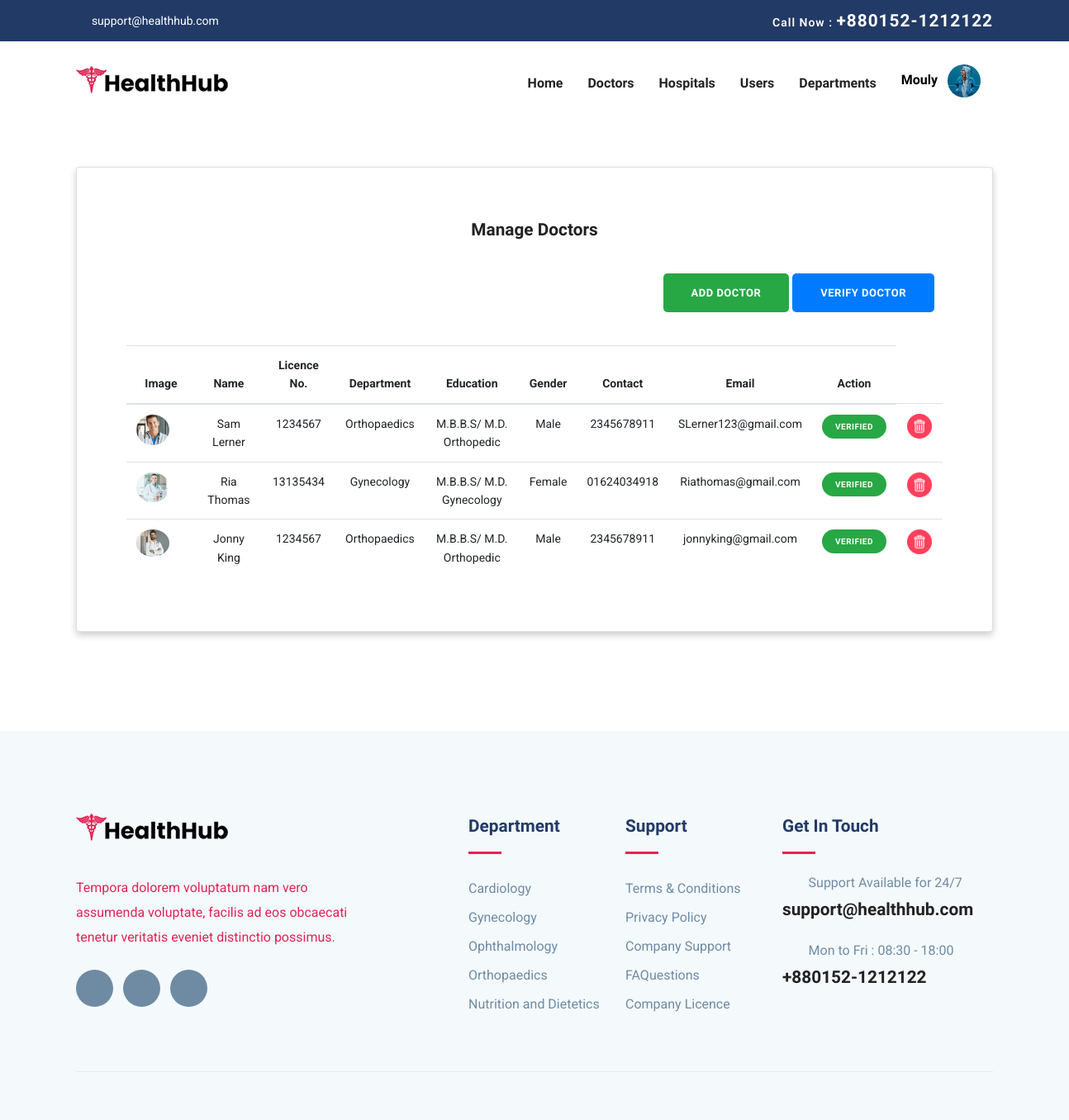
The page /admin_doctors.php (signed in) on the database its author committed.
### tables this page shows
CREATE TABLE `doctors` (
  `doc_id` int(11) NOT NULL,
  `firstname` varchar(50) NOT NULL,
  `lastname` varchar(50) NOT NULL,
  `nid` varchar(50) NOT NULL,
  `education1` varchar(50) NOT NULL,
  `education2` varchar(50) NOT NULL,
  `year1` varchar(50) NOT NULL,
  `year2` varchar(50) NOT NULL,
  `gender` varchar(50) NOT NULL,
  `contact` varchar(50) NOT NULL,
  `clinic_address` varchar(100) NOT NULL,
  `clinic_city` varchar(50) NOT NULL,
  `clinic_zip` varchar(50) NOT NULL,
  `doc_sched_id` int(11) NOT NULL DEFAULT 1,
  `hos_id` int(11) NOT NULL DEFAULT 0,
  `username` varchar(50) NOT NULL,
  `email` varchar(100) NOT NULL,
  `password` varchar(100) NOT NULL,
  `dep_id` int(11) NOT NULL,
  `dep_name` varchar(100) NOT NULL,
  `join_date` varchar(50) NOT NULL,
  `image` varchar(250) NOT NULL,
  `status` int(11) NOT NULL DEFAULT 0
);

CREATE TABLE `department` (
  `dep_id` int(11) NOT NULL,
  `sched_id` int(11) NOT NULL DEFAULT 1,
  `image` varchar(250) NOT NULL,
  `dep_name` varchar(50) NOT NULL,
  `dep_short_description` varchar(250) NOT NULL,
  `dep_full_description` varchar(500) NOT NULL
);

### admin_doctors.php (the view, shortened to what this page needs)
<?php
include_once("./database/config.php");
?>
<!DOCTYPE html>
<html lang="zxx">
<head>
    <link rel="stylesheet" href="plugins/bootstrap/css/bootstrap.min.css">
    <link rel="stylesheet" href="plugins/icofont/icofont.min.css">
    <link rel="stylesheet" href="plugins/slick-carousel/slick/slick.css">
    <link rel="stylesheet" href="plugins/slick-carousel/slick/slick-theme.css">
    <link rel="stylesheet" href="css/style.css">
</head>
<body id="top">
    <?php include_once("./templates/admin_header.php");?>
    <section class="home-section" style="padding-bottom: 70px;">
        <div style="padding: 50px 0; margin:0 20px;">
            <div class="container">
                <div class="row">
                    <div class="col-md-12">
                        <div class="card mx-auto"
                            style="text-align:center;padding-top:30px;padding-bottom:50px;box-shadow: 0 4px 8px 0 rgba(0, 0, 0, 0.2); ">
                            <h4 style="padding:30px;">Manage Doctors</h4>
                            <div class="butt" style="text-align:right; padding-right:70px; padding-bottom:40px;">
                                <a href="admin_add_doctor.php" class="btn btn-success">Add Doctor</a>
                                <a href="admin_verification.php" class="btn btn-primary">Verify Doctor</a>
                            </div>
                            <div class="card-body text-center" style="padding:0 60px;">
                                <table class="table" style="font-size: 14px;">
                                    <thead>
                                        <th>Image</th>
                                        <th>Name</th>
                                        <th>Licence No.</th>
                                        <th>Department</th>
                                        <th>Education</th>
                                        <th>Gender</th>
                                        <th>Contact</th>
                                        <th>Email</th>
                                        <th>Action</th>
                                    </thead>
                                    <tbody>
                                        <?php
                                            $sql = "SELECT * FROM doctors WHERE `status`='1'";
                                            $result = mysqli_query($conn, $sql);
                                            if($result){
                                                while($row=mysqli_fetch_assoc($result)){
                                                    $name=$row['firstname'] ." ". $row['lastname'];
                                                    $nid=$row['nid'];
                                                    $education=$row['education1']."/ ".$row['education2'];
                                                    $gender=$row['gender'];
                                                    $contact=$row['contact'];
                                                    $dep_name=$row['dep_name'];
                                                    $email=$row['email'];
                                                    $status=$row['status'];
                                                    $image=$row['image'];
                                                    $doc_id=$row['doc_id'];
                                                    if($status == 1){
                                                        $type = "success";
                                                        $msg = "Verified";
                                                    }else{
                                                        $type = "danger";
                                                        $msg = "Unverified";
                                                    }
                                        ?>
                                        <tr>
                                            <td><img src="./images/users/<?php echo $image ?>"
                                                    style="width:40px;border-radius: 50%;" alt="profile"> <span
                                                    style="padding-left:20px;"></span></td>
                                            <td><a href="#"><?php echo $name ?></a></td>
                                            <td><?php echo $nid ?></td>
                                            <td><?php echo $dep_name ?></td>
                                            <td><?php echo $education ?></td>
                                            <td><?php echo $gender ?></td>
                                            <td><?php echo $contact ?></td>
                                            <td><?php echo $email ?></td>
                                            <td style="font-size:14px; font-weight:600;"><button
                                                    style="border-radius: 40px; padding:5px 14px; font-size:10px; font-weight:600"
                                                    class="btn btn-<?php echo $type?>"><?php echo $msg?></button>
                                            </td>
                                            <td><a href="admin_delete_doc_verification.php?id=<?php echo $doc_id ?>"
                                                    style="padding:1px; border-radius:50%"><img src="./images/trash.png"
                                                        alt="" width="30" height="30"></a></td>
                                        </tr>
                                        <?php
                                                }
                                            }
                                        ?>
                                    </tbody>
                                </table>
                            </div>
                        </div>
                    </div>
                </div>
            </div>
        </div>
    </section>
    <?php include_once("./templates/footer.php");?>
</body>
</html>

### templates/admin_header.php (shortened to what this page needs)
<?php
include_once("./database/config.php");
$username = $_SESSION['username'];
$sql = "SELECT * FROM admin WHERE username='$username'";
$result = mysqli_query($conn, $sql);
$row=mysqli_fetch_assoc($result);
$imag= $row['image'];
$username= $_SESSION['username'];
?>
<header>
	<div class="header-top-bar">
		<div class="container">
			<div class="row align-items-center">
				<div class="col-lg-6">
					<ul class="top-bar-info list-inline-item pl-0 mb-0">
						<li class="list-inline-item"><a href="mailto:support@healthhub.com"><i
									class="icofont-support-faq mr-2"></i>support@healthhub.com</a></li>
					</ul>
				</div>
				<div class="col-lg-6">
					<div class="text-lg-right top-right-bar mt-2 mt-lg-0">
						<a href="tel:+880152-1212122">
							<span>Call Now : </span>
							<span class="h4">+880152-1212122</span>
						</a>
					</div>
				</div>
			</div>
		</div>
	</div>
	<nav class="navbar navbar-expand-lg navigation" id="navbar">
		<div class="container">
			<a class="navbar-brand" href="user_home.php"><img src="images/logo.png" alt="" class="img-fluid"></a>
			<div class="collapse navbar-collapse" id="navbarmain">
				<ul class="navbar-nav ml-auto">
					<li class="nav-item active"><a class="nav-link" href="admin_home.php">Home</a></li>
					<li class="nav-item"><a class="nav-link" href="admin_doctors.php">Doctors</a></li>
					<li class="nav-item"><a class="nav-link" href="admin_hospitals.php">Hospitals</a></li>
					<li class="nav-item"><a class="nav-link" href="admin_users.php">Users</a></li>
					<li class="nav-item"><a class="nav-link" href="admin_departments.php">Departments</a></li>
					<div class="col-2">
						<div class="nav-item dropdown">
							<a class="dropdown-toggle" href="#" style="color:white; font-weight:500" role="button"
								id="dropdownMenuLink" data-bs-toggle="dropdown" aria-expanded="false">
								<span style="color:black;font-weight: 600;font-family: 'Exo', sans-serif;text-transform: capitalize; font-size:16px;"><?php echo $username?></span>&nbsp;&nbsp;
								<img src="./images/users/<?php echo $imag?>" class="rounded-circle" height="40" alt=""
									loading="lazy" />
							</a>
						</div>
					</div>
				</ul>
			</div>
		</div>
	</nav>
</header>

### templates/footer.php (shortened to what this page needs)
<?php
include_once("./database/config.php");
?>
	<footer class="footer section gray-bg">
		<div class="container">
			<div class="row">
				<div class="col-lg-4 mr-auto col-sm-6">
					<div class="widget mb-5 mb-lg-0">
						<div class="logo mb-4">
							<img src="images/logo.png" alt="" class="img-fluid">
						</div>
						<p>Tempora dolorem voluptatum nam vero assumenda voluptate, facilis ad eos obcaecati tenetur
							veritatis eveniet distinctio possimus.</p>
						<ul class="list-inline footer-socials mt-4">
							<li class="list-inline-item"><a href="https://www.facebook.com/themefisher"><i
										class="icofont-facebook"></i></a></li>
							<li class="list-inline-item"><a href="https://twitter.com/themefisher"><i
										class="icofont-twitter"></i></a></li>
							<li class="list-inline-item"><a href="https://www.pinterest.com/themefisher/"><i
										class="icofont-linkedin"></i></a></li>
						</ul>
					</div>
				</div>
				<div class="col-lg-2 col-md-6 col-sm-6">
					<div class="widget mb-5 mb-lg-0">
						<h4 class="text-capitalize mb-3">Department</h4>
						<div class="divider mb-4"></div>
						<ul class="list-unstyled footer-menu lh-35">
						<?php
							$sql = "SELECT * FROM department LIMIT 5";
							$result = mysqli_query($conn, $sql);
							if($result){
								while($row=mysqli_fetch_assoc($result)){
									$name=$row['dep_name'];
									$id=$row['dep_id'];
						?>
							<li><a href="department-single.php?id=<?php echo $id ?>"><?php echo $name?></a></li>
							<?php
									}
								}
							?>
						</ul>
					</div>
				</div>
				<div class="col-lg-2 col-md-6 col-sm-6">
					<div class="widget mb-5 mb-lg-0">
						<h4 class="text-capitalize mb-3">Support</h4>
						<div class="divider mb-4"></div>
						<ul class="list-unstyled footer-menu lh-35">
							<li><a href="#">Terms & Conditions</a></li>
							<li><a href="#">Privacy Policy</a></li>
							<li><a href="#">Company Support </a></li>
							<li><a href="#">FAQuestions</a></li>
							<li><a href="#">Company Licence</a></li>
						</ul>
					</div>
				</div>
				<div class="col-lg-3 col-md-6 col-sm-6">
					<div class="widget widget-contact mb-5 mb-lg-0">
						<h4 class="text-capitalize mb-3">Get in Touch</h4>
						<div class="divider mb-4"></div>
						<div class="footer-contact-block mb-4">
							<div class="icon d-flex align-items-center">
								<i class="icofont-email mr-3"></i>
								<span class="h6 mb-0">Support Available for 24/7</span>
							</div>
							<h4 class="mt-2"><a href="tel:+23-345-67890">support@healthhub.com</a></h4>
						</div>
						<div class="footer-contact-block">
							<div class="icon d-flex align-items-center">
								<i class="icofont-support mr-3"></i>
								<span class="h6 mb-0">Mon to Fri : 08:30 - 18:00</span>
							</div>
							<h4 class="mt-2"><a href="tel:+23-345-67890">+880152-1212122</a></h4>
						</div>
					</div>
				</div>
			</div>
			<div class="footer-btm py-4 mt-5">
			</div>
		</div>
	</footer>

### css/style.css (style rules this page uses)
html { overflow-x: hidden; }
body { line-height: 1.6; font-family: "Roboto", sans-serif; -webkit-font-smoothing: antialiased; font-size: 16px; color: #e12454; font-weight: 400; }
h1, .h1, h2, .h2, h3, .h3, h4, .h4, h5, .h5, h6, .h6 { font-family: "Exo", sans-serif; font-weight: 700; color: #222; }
h4, .h4 { font-size: 1.3rem; line-height: 30px; }
h6, .h6 { font-size: 1rem; }
p { line-height: 30px; }
.btn { display: inline-block; font-size: 14px; font-size: 0.8125rem; font-weight: 700; letter-spacing: .5px; padding: .75rem 2rem; font-family: "Exo", sans-serif; text-transform: uppercase; border-radius: 5px; border: 2px solid transparent; transition: all .35s ease; }
.section { padding: 100px 0; }
a { color: #222; text-decoration: none; transition: all .35s ease; }
.gray-bg { background: #f4f9fc; }
#navbarmain { padding: 20px 0px; }
#navbarmain .nav-link { font-weight: 600; padding: 10px 15px; color: #222; font-family: "Exo", sans-serif; text-transform: capitalize; font-size: 16px; transition: all .25s ease; }
.dropdown-toggle::after { display: none; }
.navbar-brand { margin-top: 10px; }
.header-top-bar { background: #223a66; font-size: 14px; padding: 10px 0px; box-shadow: 0 1px 2px rgba(0, 0, 0, 0.05); color: #fff; }
.top-bar-info li a { color: #fff; margin-right: 20px; }
.top-right-bar a span { color: #fff; font-weight: 600; letter-spacing: 1px; }
.divider { width: 40px; height: 5px; background: #e12454; }
.lh-35 { line-height: 35px; }
.footer { padding-bottom: 10px; }
.logo { font-weight: 600; letter-spacing: 1px; }
.widget .divider { height: 3px; }
.widget h4 { color: #223a66; }
.widget .footer-menu a { color: #6F8BA4; }
.footer-contact-block span { font-weight: 400; color: #6F8BA4; }
.footer-contact-block i { font-size: 20px; }
.footer-btm { border-top: 1px solid rgba(0, 0, 0, 0.06); }
.footer-socials li a { width: 45px; height: 45px; background: #6F8BA4; color: #fff; display: inline-block; text-align: center; border-radius: 100%; padding-top: 12px; }

### rows shown on the page
doctors: image (picture), name "Sam Lerner", nid "1234567", dep_name "Orthopaedics", education "M.B.B.S/ M.D. Orthopedic", gender "Male", contact "2345678911", email "SLerner123@gmail.com", status "VERIFIED"
doctors: image (picture), name "Ria Thomas", nid "13135434", dep_name "Gynecology", education "M.B.B.S/ M.D. Gynecology", gender "Female", contact "01624034918", email "Riathomas@gmail.com", status "VERIFIED"
doctors: image (picture), name "Jonny King", nid "1234567", dep_name "Orthopaedics", education "M.B.B.S/ M.D. Orthopedic", gender "Male", contact "2345678911", email "jonnyking@gmail.com", status "VERIFIED"
department: dep_name "Cardiology"
department: dep_name "Gynecology"
department: dep_name "Ophthalmology"
department: dep_name "Orthopaedics"
department: dep_name "Nutrition and Dietetics"

### other values the page prints
$username "Mouly"
